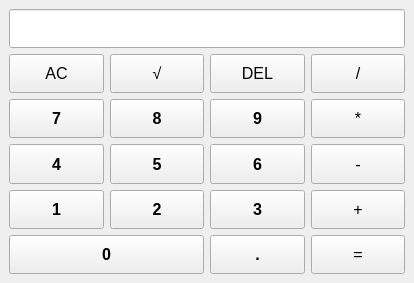
<?xml version="1.0" encoding="UTF-8"?>
<ui version="4.0">
 <class>MainWindow</class>
 <widget class="QMainWindow" name="MainWindow">
  <property name="geometry">
   <rect>
    <x>0</x>
    <y>0</y>
    <width>414</width>
    <height>283</height>
   </rect>
  </property>
  <property name="sizePolicy">
   <sizepolicy hsizetype="Preferred" vsizetype="Preferred">
    <horstretch>0</horstretch>
    <verstretch>0</verstretch>
   </sizepolicy>
  </property>
  <property name="font">
   <font>
    <pointsize>12</pointsize>
   </font>
  </property>
  <property name="windowTitle">
   <string>Calculator</string>
  </property>
  <widget class="QWidget" name="centralwidget">
   <layout class="QGridLayout" name="gridLayout">
    <item row="2" column="0">
     <widget class="QPushButton" name="btn7">
      <property name="sizePolicy">
       <sizepolicy hsizetype="Expanding" vsizetype="Expanding">
        <horstretch>0</horstretch>
        <verstretch>0</verstretch>
       </sizepolicy>
      </property>
      <property name="font">
       <font>
        <weight>75</weight>
        <bold>true</bold>
       </font>
      </property>
      <property name="text">
       <string>7</string>
      </property>
     </widget>
    </item>
    <item row="2" column="1">
     <widget class="QPushButton" name="btn8">
      <property name="sizePolicy">
       <sizepolicy hsizetype="Expanding" vsizetype="Expanding">
        <horstretch>0</horstretch>
        <verstretch>0</verstretch>
       </sizepolicy>
      </property>
      <property name="font">
       <font>
        <weight>75</weight>
        <bold>true</bold>
       </font>
      </property>
      <property name="text">
       <string>8</string>
      </property>
     </widget>
    </item>
    <item row="2" column="2">
     <widget class="QPushButton" name="btn9">
      <property name="sizePolicy">
       <sizepolicy hsizetype="Expanding" vsizetype="Expanding">
        <horstretch>0</horstretch>
        <verstretch>0</verstretch>
       </sizepolicy>
      </property>
      <property name="font">
       <font>
        <weight>75</weight>
        <bold>true</bold>
       </font>
      </property>
      <property name="text">
       <string>9</string>
      </property>
     </widget>
    </item>
    <item row="3" column="1">
     <widget class="QPushButton" name="btn5">
      <property name="sizePolicy">
       <sizepolicy hsizetype="Expanding" vsizetype="Expanding">
        <horstretch>0</horstretch>
        <verstretch>0</verstretch>
       </sizepolicy>
      </property>
      <property name="font">
       <font>
        <weight>75</weight>
        <bold>true</bold>
       </font>
      </property>
      <property name="text">
       <string>5</string>
      </property>
     </widget>
    </item>
    <item row="3" column="0">
     <widget class="QPushButton" name="btn4">
      <property name="sizePolicy">
       <sizepolicy hsizetype="Expanding" vsizetype="Expanding">
        <horstretch>0</horstretch>
        <verstretch>0</verstretch>
       </sizepolicy>
      </property>
      <property name="font">
       <font>
        <weight>75</weight>
        <bold>true</bold>
       </font>
      </property>
      <property name="text">
       <string>4</string>
      </property>
     </widget>
    </item>
    <item row="1" column="1">
     <widget class="QPushButton" name="btnSquareRoot">
      <property name="sizePolicy">
       <sizepolicy hsizetype="Expanding" vsizetype="Expanding">
        <horstretch>0</horstretch>
        <verstretch>0</verstretch>
       </sizepolicy>
      </property>
      <property name="text">
       <string>√</string>
      </property>
     </widget>
    </item>
    <item row="1" column="0">
     <widget class="QPushButton" name="btnAc">
      <property name="sizePolicy">
       <sizepolicy hsizetype="Expanding" vsizetype="Expanding">
        <horstretch>0</horstretch>
        <verstretch>0</verstretch>
       </sizepolicy>
      </property>
      <property name="text">
       <string>AC</string>
      </property>
     </widget>
    </item>
    <item row="5" column="0" colspan="2">
     <widget class="QPushButton" name="btn0">
      <property name="sizePolicy">
       <sizepolicy hsizetype="Expanding" vsizetype="Expanding">
        <horstretch>0</horstretch>
        <verstretch>0</verstretch>
       </sizepolicy>
      </property>
      <property name="font">
       <font>
        <weight>75</weight>
        <bold>true</bold>
       </font>
      </property>
      <property name="text">
       <string>0</string>
      </property>
     </widget>
    </item>
    <item row="4" column="2">
     <widget class="QPushButton" name="btn3">
      <property name="sizePolicy">
       <sizepolicy hsizetype="Expanding" vsizetype="Expanding">
        <horstretch>0</horstretch>
        <verstretch>0</verstretch>
       </sizepolicy>
      </property>
      <property name="font">
       <font>
        <weight>75</weight>
        <bold>true</bold>
       </font>
      </property>
      <property name="text">
       <string>3</string>
      </property>
     </widget>
    </item>
    <item row="5" column="2">
     <widget class="QPushButton" name="btnDot">
      <property name="sizePolicy">
       <sizepolicy hsizetype="Expanding" vsizetype="Expanding">
        <horstretch>0</horstretch>
        <verstretch>0</verstretch>
       </sizepolicy>
      </property>
      <property name="font">
       <font>
        <weight>75</weight>
        <bold>true</bold>
       </font>
      </property>
      <property name="text">
       <string>.</string>
      </property>
     </widget>
    </item>
    <item row="5" column="3">
     <widget class="QPushButton" name="btnEqual">
      <property name="sizePolicy">
       <sizepolicy hsizetype="Expanding" vsizetype="Expanding">
        <horstretch>0</horstretch>
        <verstretch>0</verstretch>
       </sizepolicy>
      </property>
      <property name="text">
       <string>=</string>
      </property>
     </widget>
    </item>
    <item row="4" column="0">
     <widget class="QPushButton" name="btn1">
      <property name="sizePolicy">
       <sizepolicy hsizetype="Expanding" vsizetype="Expanding">
        <horstretch>0</horstretch>
        <verstretch>0</verstretch>
       </sizepolicy>
      </property>
      <property name="font">
       <font>
        <weight>75</weight>
        <bold>true</bold>
       </font>
      </property>
      <property name="text">
       <string>1</string>
      </property>
     </widget>
    </item>
    <item row="0" column="0" colspan="4">
     <widget class="QLineEdit" name="txtResult">
      <property name="sizePolicy">
       <sizepolicy hsizetype="Expanding" vsizetype="Expanding">
        <horstretch>0</horstretch>
        <verstretch>0</verstretch>
       </sizepolicy>
      </property>
     </widget>
    </item>
    <item row="2" column="3">
     <widget class="QPushButton" name="btnMultiply">
      <property name="sizePolicy">
       <sizepolicy hsizetype="Expanding" vsizetype="Expanding">
        <horstretch>0</horstretch>
        <verstretch>0</verstretch>
       </sizepolicy>
      </property>
      <property name="text">
       <string>*</string>
      </property>
     </widget>
    </item>
    <item row="4" column="1">
     <widget class="QPushButton" name="btn2">
      <property name="sizePolicy">
       <sizepolicy hsizetype="Expanding" vsizetype="Expanding">
        <horstretch>0</horstretch>
        <verstretch>0</verstretch>
       </sizepolicy>
      </property>
      <property name="font">
       <font>
        <weight>75</weight>
        <bold>true</bold>
       </font>
      </property>
      <property name="text">
       <string>2</string>
      </property>
     </widget>
    </item>
    <item row="3" column="3">
     <widget class="QPushButton" name="btnMinus">
      <property name="sizePolicy">
       <sizepolicy hsizetype="Expanding" vsizetype="Expanding">
        <horstretch>0</horstretch>
        <verstretch>0</verstretch>
       </sizepolicy>
      </property>
      <property name="text">
       <string>-</string>
      </property>
     </widget>
    </item>
    <item row="3" column="2">
     <widget class="QPushButton" name="btn6">
      <property name="sizePolicy">
       <sizepolicy hsizetype="Expanding" vsizetype="Expanding">
        <horstretch>0</horstretch>
        <verstretch>0</verstretch>
       </sizepolicy>
      </property>
      <property name="font">
       <font>
        <weight>75</weight>
        <bold>true</bold>
       </font>
      </property>
      <property name="text">
       <string>6</string>
      </property>
     </widget>
    </item>
    <item row="4" column="3">
     <widget class="QPushButton" name="btnPlus">
      <property name="sizePolicy">
       <sizepolicy hsizetype="Expanding" vsizetype="Expanding">
        <horstretch>0</horstretch>
        <verstretch>0</verstretch>
       </sizepolicy>
      </property>
      <property name="text">
       <string>+</string>
      </property>
     </widget>
    </item>
    <item row="1" column="3">
     <widget class="QPushButton" name="btnDivide">
      <property name="sizePolicy">
       <sizepolicy hsizetype="Expanding" vsizetype="Expanding">
        <horstretch>0</horstretch>
        <verstretch>0</verstretch>
       </sizepolicy>
      </property>
      <property name="text">
       <string>/</string>
      </property>
     </widget>
    </item>
    <item row="1" column="2">
     <widget class="QPushButton" name="btnDel">
      <property name="sizePolicy">
       <sizepolicy hsizetype="Expanding" vsizetype="Expanding">
        <horstretch>0</horstretch>
        <verstretch>0</verstretch>
       </sizepolicy>
      </property>
      <property name="text">
       <string>DEL</string>
      </property>
     </widget>
    </item>
   </layout>
  </widget>
  <widget class="QMenuBar" name="menubar">
   <property name="geometry">
    <rect>
     <x>0</x>
     <y>0</y>
     <width>414</width>
     <height>27</height>
    </rect>
   </property>
  </widget>
 </widget>
 <resources/>
 <connections/>
</ui>
